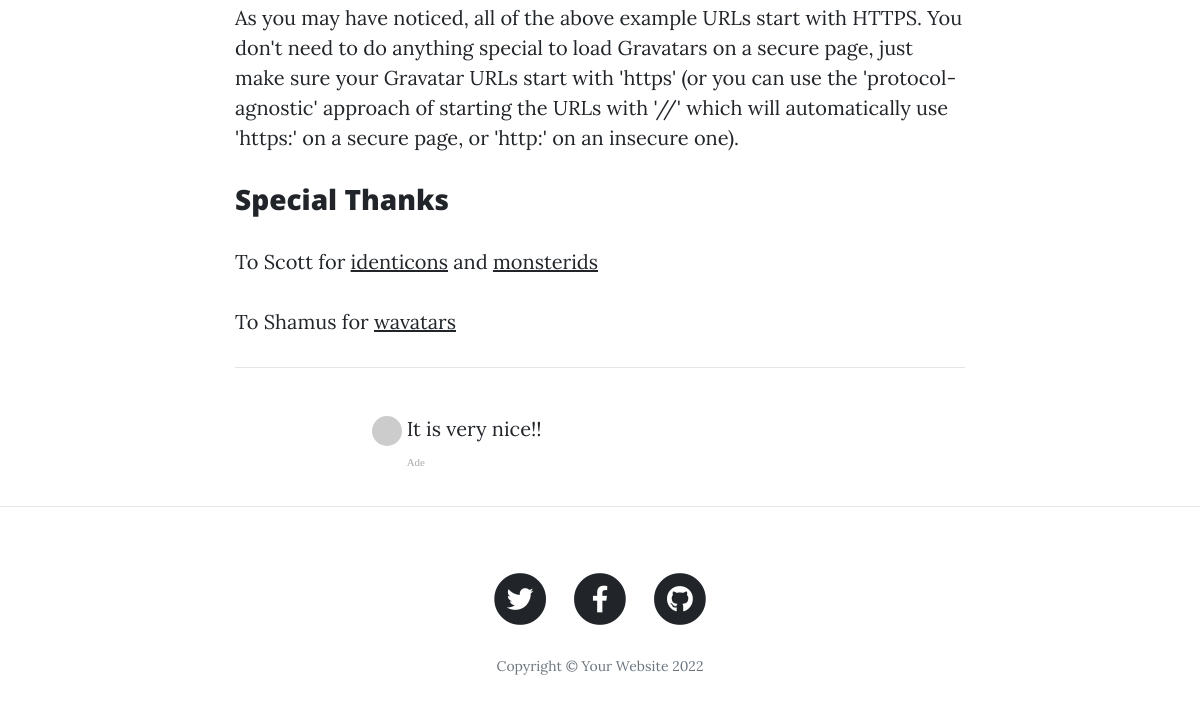
The page /post/2 (lower part) on the database as committed earlier.
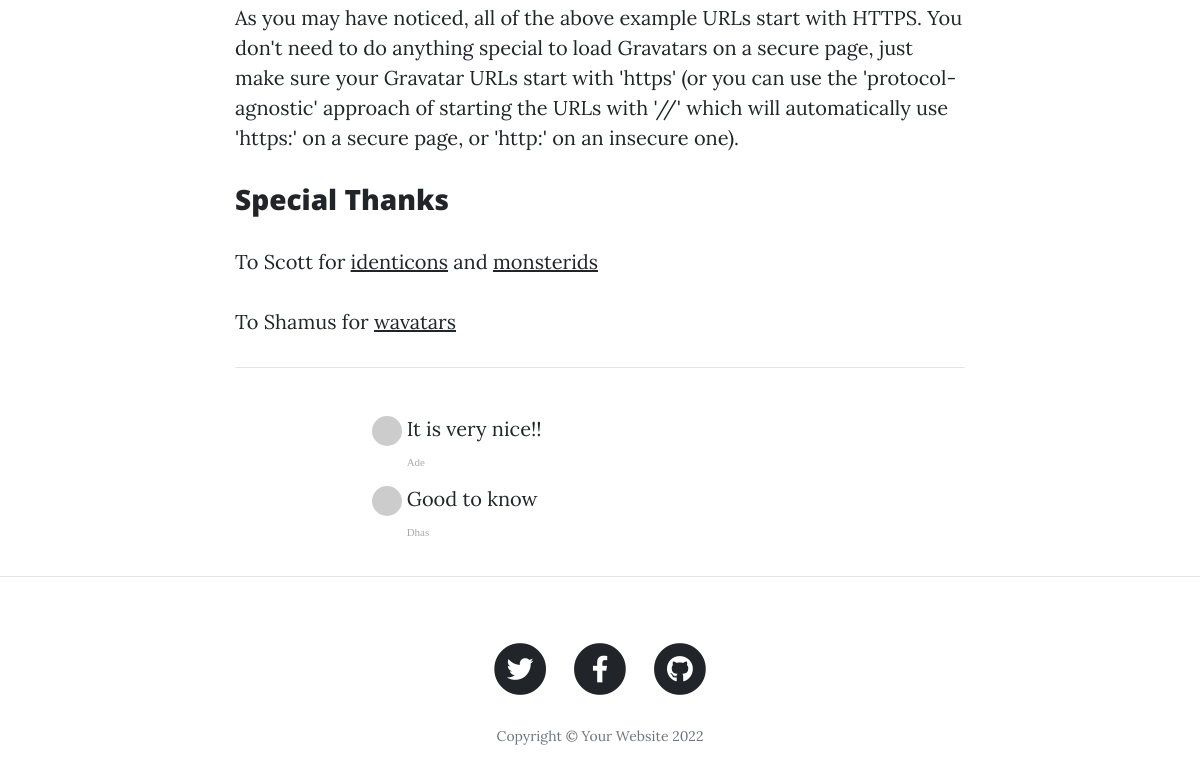
The same page on the database as committed later.
### main.py (models this page shows)
class BlogPost(db.Model):
    __tablename__ = "blog_posts"
    id = db.Column(db.Integer, primary_key=True)
    author_id = db.Column(db.Integer, db.ForeignKey("users.id"))
    author = relationship("User", back_populates="posts")
    title = db.Column(db.String(250), unique=True, nullable=False)
    subtitle = db.Column(db.String(250), nullable=False)
    date = db.Column(db.String(250), nullable=False)
    body = db.Column(db.Text, nullable=False)
    img_url = db.Column(db.String(250), nullable=False)
    comments = relationship("Comments", back_populates="blog")

class Comments(db.Model):
    __tablename__ = "comments"
    id = db.Column(db.Integer, primary_key=True)
    post_id = db.Column(db.Integer, db.ForeignKey("blog_posts.id"))
    blog = relationship("BlogPost", back_populates="comments")
    user_id = db.Column(db.Integer, db.ForeignKey("users.id"))
    commentator = relationship("User", back_populates="comment_user")
    comment = db.Column(db.Text, nullable=False)

class User(UserMixin, db.Model):
    __tablename__ = "users"
    id = db.Column(db.Integer, primary_key=True)
    email = db.Column(db.String(100), unique=True)
    password = db.Column(db.String(100))
    name = db.Column(db.String(1000))
    posts = relationship("BlogPost", back_populates="author")
    comment_user=relationship("Comments", back_populates="commentator")

### main.py (the view, shortened to what this page needs)
@app.route("/post/<int:post_id>" , methods=["GET", "POST"])
def show_post(post_id):
    form=CommentForm()
    requested_post = BlogPost.query.get(post_id)
    user_comments = Comments.query.filter_by(post_id=post_id).all()
    return render_template("post.html", post=requested_post, logged_in=current_user.is_authenticated, form=form, blog_comments=user_comments, gravatar=gravatar)

### templates/post.html (shortened to what this page needs)
{% include "header.html" %}
{% import "bootstrap/wtf.html" as wtf %}
  <article>
    <div class="container">
      <div class="row">
        <div class="col-lg-8 col-md-10 mx-auto">
            {{ post.body|safe }}
          <hr>
          <div class="col-lg-8 col-md-10 mx-auto comment">
              <ul class="commentList">
                {% for blog_comment in blog_comments %}
                <li>
                    <div class="commenterImage">
                        <img src="{{ blog_comment.commentator.email | gravatar }}"/>
                    </div>
                    <div class="commentText">
                      <p>{{blog_comment.comment|safe}}</p>
                      <span class="date sub-text">{{blog_comment.commentator.name}}</span>
                    </div>
                </li>
                {% endfor %}
              </ul>
            </div>
          </div>
      </div>
    </div>
  </article>
  <hr>
{% include "footer.html" %}

### templates/header.html (shortened to what this page needs)
<!DOCTYPE html>
<html lang="en">
<head>
  <link href="{{ url_for('static', filename='vendor/bootstrap/css/bootstrap.min.css') }}" rel="stylesheet">
  <link href="{{ url_for('static', filename='vendor/fontawesome-free/css/all.min.css')}}" rel="stylesheet" type="text/css">
  <link href="{{ url_for('static', filename='css/clean-blog.min.css')}}" rel="stylesheet">
</head>
<body>

### templates/footer.html (shortened to what this page needs)
  <footer>
    <div class="container">
      <div class="row">
        <div class="col-lg-8 col-md-10 mx-auto">
          <ul class="list-inline text-center">
            <li class="list-inline-item">
              <a href="#">
                <span class="fa-stack fa-lg">
                  <i class="fas fa-circle fa-stack-2x"></i>
                  <i class="fab fa-twitter fa-stack-1x fa-inverse"></i>
                </span>
              </a>
            </li>
            <li class="list-inline-item">
              <a href="#">
                <span class="fa-stack fa-lg">
                  <i class="fas fa-circle fa-stack-2x"></i>
                  <i class="fab fa-facebook-f fa-stack-1x fa-inverse"></i>
                </span>
              </a>
            </li>
            <li class="list-inline-item">
              <a href="#">
                <span class="fa-stack fa-lg">
                  <i class="fas fa-circle fa-stack-2x"></i>
                  <i class="fab fa-github fa-stack-1x fa-inverse"></i>
                </span>
              </a>
            </li>
          </ul>
          <p class="copyright text-muted">Copyright &copy; Your Website <script type="text/javascript">document.write( new Date().getFullYear() );</script></p>
        </div>
      </div>
    </div>
  </footer>
</body>
</html>

Rows that differ between the two databases and show on the page:
added Comments: comment "Good to know", commentator.name "Dhas"
